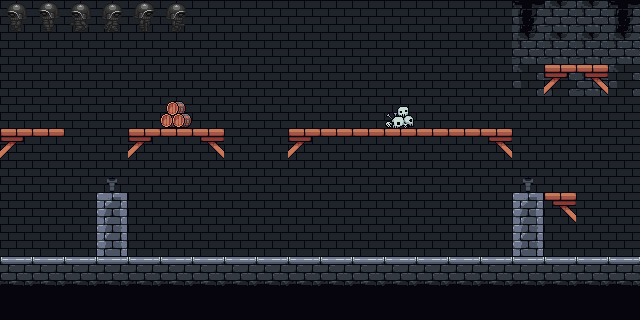

A 2D game scene composited from a Tiled map and its tileset images. What follows is a short description and the map's XML, with every tile layer's data as written:
An orthogonal 20x10 tile map with 32x32 px tiles, 5 tile layers (background, background2, platforms, decorations, ...), 1 hidden layer not drawn, 9 tilesets and 10 objects (p2, b1, v3, v2, v1, ...).

<map version="1.9" tiledversion="1.9.2" orientation="orthogonal" renderorder="right-down" width="20" height="10" tilewidth="32" tileheight="32" infinite="0" nextlayerid="9" nextobjectid="11">
 <editorsettings>
  <export target="../../lab1.js" format="js" />
 </editorsettings>
 <tileset firstgid="1" name="lab-tileset" tilewidth="32" tileheight="32" tilecount="81" columns="9">
  <image source="../resources/tilesets/lab-tileset.png" trans="000000" width="300" height="300" />
 </tileset>
 <tileset firstgid="82" name="CastleTiles" tilewidth="32" tileheight="32" tilecount="56" columns="8" objectalignment="topleft">
  <image source="../resources/tilesets/CastleTiles.png" trans="000000" width="256" height="224" />
 </tileset>
 <tileset firstgid="138" name="vial_key" tilewidth="32" tileheight="32" tilecount="2" columns="2" objectalignment="topleft">
  <image source="../resources/tilesets/vial_key.png" trans="000000" width="64" height="32" />
 </tileset>
 <tileset firstgid="140" name="enemy" tilewidth="32" tileheight="32" tilecount="12" columns="3">
  <image source="../resources/tilesets/characters/pipo-charachip_soldier01.png" trans="000000" width="96" height="128" />
 </tileset>
 <tileset firstgid="152" name="crystals" tilewidth="32" tileheight="32" tilecount="15" columns="5" objectalignment="topleft">
  <image source="../resources/tilesets/items/crystals.png" trans="000000" width="160" height="96" />
 </tileset>
 <tileset firstgid="167" name="owlet" tilewidth="32" tileheight="32" tilecount="32" columns="8">
  <image source="../resources/animated/owlet.png" trans="000000" width="256" height="128" />
 </tileset>
 <tileset firstgid="199" name="ExtraTiles1" tilewidth="32" tileheight="32" tilecount="56" columns="8" objectalignment="topleft">
  <image source="../resources/tilesets/ExtraTiles1.png" trans="000000" width="256" height="224" />
 </tileset>
 <tileset firstgid="255" name="gljive" tilewidth="32" tileheight="32" tilecount="24" columns="8" objectalignment="topleft">
  <image source="../resources/tilesets/items/gljive.png" trans="000000" width="256" height="96" />
 </tileset>
 <tileset firstgid="279" name="pointers" tilewidth="32" tileheight="32" tilecount="8" columns="4" objectalignment="topleft">
  <image source="../resources/tilesets/items/pointers.png" trans="000000" width="128" height="64" />
 </tileset>
 <layer id="1" name="background" width="20" height="10">
  <data encoding="csv">
128,128,128,128,128,128,128,128,128,128,128,128,128,128,128,128,101,109,109,101,
128,128,128,128,128,128,128,128,128,128,128,128,128,128,128,128,109,109,109,109,
128,128,128,128,128,128,128,128,128,128,128,128,128,128,128,128,109,109,109,109,
128,128,128,128,128,128,128,128,128,128,128,128,128,128,128,128,128,128,128,128,
128,128,128,128,128,128,128,128,128,128,128,128,128,128,128,128,128,128,128,128,
128,128,128,128,128,128,128,128,128,128,128,128,128,128,128,128,128,128,128,128,
128,128,128,85,128,128,128,128,128,128,128,128,128,128,128,128,85,128,128,128,
128,128,128,93,128,128,128,128,128,128,128,128,128,128,128,128,93,128,128,128,
128,128,128,128,128,128,128,128,128,128,128,128,128,128,128,128,128,128,128,128,
128,128,128,128,128,128,128,128,128,128,128,128,128,128,128,128,128,128,128,128
</data>
 </layer>
 <layer id="7" name="background2" width="20" height="10">
  <data encoding="csv">
0,0,0,0,0,0,0,0,0,0,0,0,0,0,0,0,0,0,0,0,
0,0,0,0,0,0,0,0,0,0,0,0,0,0,0,0,0,0,0,0,
0,0,0,0,0,0,0,0,0,0,0,0,0,0,0,0,126,127,0,126,
0,0,0,0,0,0,0,0,0,0,0,0,0,0,0,0,0,126,0,0,
0,0,0,0,0,0,0,0,0,0,0,0,0,0,0,0,0,0,0,0,
0,0,0,0,0,0,0,0,0,0,0,0,0,0,0,0,0,0,0,0,
0,0,0,0,0,0,0,0,0,0,0,0,0,0,0,0,0,0,0,0,
0,0,0,0,0,0,0,0,0,0,0,0,0,0,0,0,0,0,0,0,
0,0,0,0,0,0,0,0,0,0,0,0,0,0,0,0,0,0,0,0,
0,0,0,0,0,0,0,0,0,0,0,0,0,0,0,0,0,0,0,0
</data>
 </layer>
 <layer id="5" name="platforms" width="20" height="10">
  <data encoding="csv">
0,0,0,0,0,0,0,0,0,0,0,0,0,0,0,0,0,0,0,0,
0,0,0,0,0,0,0,0,0,0,0,0,0,0,0,0,0,0,0,0,
0,0,0,0,0,0,0,0,0,0,0,0,0,0,0,0,0,117,119,0,
0,0,0,0,0,0,0,0,0,0,0,0,0,0,0,0,0,0,0,0,
117,118,0,0,117,118,119,0,0,117,118,118,118,118,118,119,0,0,0,0,
0,0,0,0,0,0,0,0,0,0,0,0,0,0,0,0,0,0,0,0,
0,0,0,0,0,0,0,0,0,0,0,0,0,0,0,0,0,119,0,0,
0,0,0,0,0,0,0,0,0,0,0,0,0,0,0,0,0,0,0,0,
83,83,83,83,83,83,83,83,83,83,83,83,83,83,83,83,83,83,83,83,
91,91,91,91,91,91,91,91,91,91,91,91,91,91,91,91,91,91,91,91
</data>
 </layer>
 <layer id="6" name="decorations" width="20" height="10">
  <data encoding="csv">
0,0,0,0,0,0,0,0,0,0,0,0,0,0,0,0,0,0,0,0,
0,0,0,0,0,0,0,0,0,0,0,0,0,0,0,0,0,0,0,0,
0,0,0,0,0,0,0,0,0,0,0,0,0,0,0,0,0,0,0,0,
0,0,0,0,0,102,0,0,0,0,0,0,97,0,0,0,0,0,0,0,
0,0,0,0,0,0,0,0,0,0,0,0,0,0,0,0,0,0,0,0,
0,0,0,89,0,0,0,0,0,0,0,0,0,0,0,0,89,0,0,0,
0,0,0,0,0,0,0,0,0,0,0,0,0,0,0,0,0,0,0,0,
0,0,0,0,0,0,0,0,0,0,0,0,0,0,0,0,0,0,0,0,
0,0,0,0,0,0,0,0,0,0,0,0,0,0,0,0,0,0,0,0,
0,0,0,0,0,0,0,0,0,0,0,0,0,0,0,0,0,0,0,0
</data>
 </layer>
 <objectgroup id="2" name="items">
  <properties>
   <property name="class" value="items" />
  </properties>
  <object id="1" name="p2" gid="200" x="553.5" y="13.6667" width="46" height="50.6667" />
  <object id="2" name="b1" gid="131" x="256.5" y="224.5" width="32" height="32" />
  <object id="3" name="v3" gid="138" x="289.568" y="114.92" width="13.75" height="13.75" />
  <object id="4" name="v2" gid="138" x="299.614" y="114.705" width="13.875" height="13.875" />
  <object id="5" name="v1" gid="138" x="310" y="114.659" width="14" height="14" />
  <object id="6" name="g1" gid="271" x="446.409" y="233.705" width="22.8258" height="22.9205" />
  <object id="7" name="keyIcon" gid="139" x="0.625" y="0.625" width="32" height="32" />
  <object id="8" name="p1" gid="282" x="603.875" y="225" width="32" height="32" />
  <object id="9" name="c1" gid="156" x="32.3258" y="99.2576" width="32" height="32" />
  <object id="10" name="c2" gid="166" x="0.340909" y="100.057" width="32" height="32" />
 </objectgroup>
 <layer id="8" name="enemy" width="20" height="10">
  <properties>
   <property name="class" value="enemy" />
  </properties>
  <data encoding="csv">
143,144,145,146,147,148,0,0,0,0,0,0,0,0,0,0,0,0,0,0,
0,0,0,0,0,0,0,0,0,0,0,0,0,0,0,0,0,0,0,0,
0,0,0,0,0,0,0,0,0,0,0,0,0,0,0,0,0,0,0,0,
0,0,0,0,0,0,0,0,0,0,0,0,0,0,0,0,0,0,0,0,
0,0,0,0,0,0,0,0,0,0,0,0,0,0,0,0,0,0,0,0,
0,0,0,0,0,0,0,0,0,0,0,0,0,0,0,0,0,0,0,0,
0,0,0,0,0,0,0,0,0,0,0,0,0,0,0,0,0,0,0,0,
0,0,0,0,0,0,0,0,0,0,0,0,0,0,0,0,0,0,0,0,
0,0,0,0,0,0,0,0,0,0,0,0,0,0,0,0,0,0,0,0,
0,0,0,0,0,0,0,0,0,0,0,0,0,0,0,0,0,0,0,0
</data>
 </layer>
 <layer id="4" name="owlet" width="20" height="10" visible="0">
  <properties>
   <property name="class" value="owlet" />
  </properties>
  <data encoding="csv">
167,168,169,170,171,172,173,174,0,0,0,0,0,0,0,0,0,0,0,0,
175,176,177,178,179,180,183,184,185,186,187,188,0,0,0,0,0,0,0,0,
191,192,193,194,195,196,197,198,0,0,0,0,0,0,0,0,0,0,0,0,
0,0,0,0,0,0,0,0,0,0,0,0,0,0,0,0,0,0,0,0,
0,0,0,0,0,0,0,0,0,0,0,0,0,0,0,0,0,0,0,0,
0,0,0,0,0,0,0,0,0,0,0,0,0,0,0,0,0,0,0,0,
0,0,0,0,0,0,0,0,0,0,0,0,0,0,0,0,0,0,0,0,
0,0,0,0,0,0,0,0,0,0,0,0,0,0,0,0,0,0,0,0,
0,0,0,0,0,0,0,0,0,0,0,0,0,0,0,0,0,0,0,0,
0,0,0,0,0,0,0,0,0,0,0,0,0,0,0,0,0,0,0,0
</data>
 </layer>
</map>
